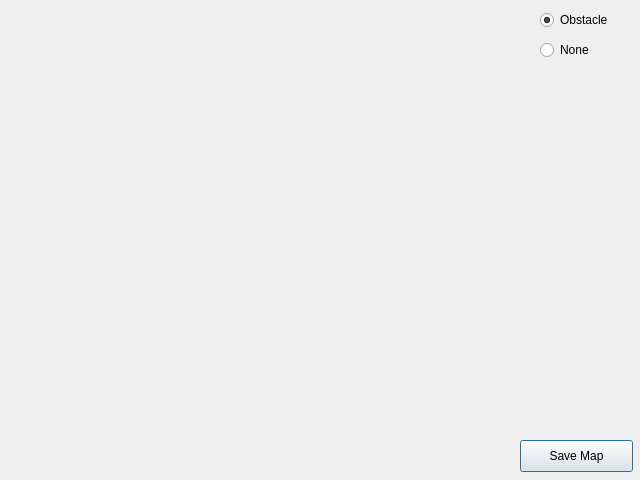
<?xml version="1.0" encoding="UTF-8"?>
<ui version="4.0">
 <class>EditMapWindow</class>
 <widget class="QDialog" name="EditMapWindow">
  <property name="geometry">
   <rect>
    <x>0</x>
    <y>0</y>
    <width>640</width>
    <height>480</height>
   </rect>
  </property>
  <property name="windowTitle">
   <string>Dialog</string>
  </property>
  <widget class="QPushButton" name="saveMapButton">
   <property name="geometry">
    <rect>
     <x>520</x>
     <y>440</y>
     <width>113</width>
     <height>32</height>
    </rect>
   </property>
   <property name="text">
    <string>Save Map</string>
   </property>
  </widget>
  <widget class="QRadioButton" name="obstacleButton">
   <property name="geometry">
    <rect>
     <x>540</x>
     <y>10</y>
     <width>102</width>
     <height>20</height>
    </rect>
   </property>
   <property name="text">
    <string>Obstacle</string>
   </property>
   <property name="checked">
    <bool>true</bool>
   </property>
  </widget>
  <widget class="QRadioButton" name="noneButton">
   <property name="geometry">
    <rect>
     <x>540</x>
     <y>40</y>
     <width>102</width>
     <height>20</height>
    </rect>
   </property>
   <property name="text">
    <string>None</string>
   </property>
  </widget>
 </widget>
 <resources/>
 <connections/>
</ui>
